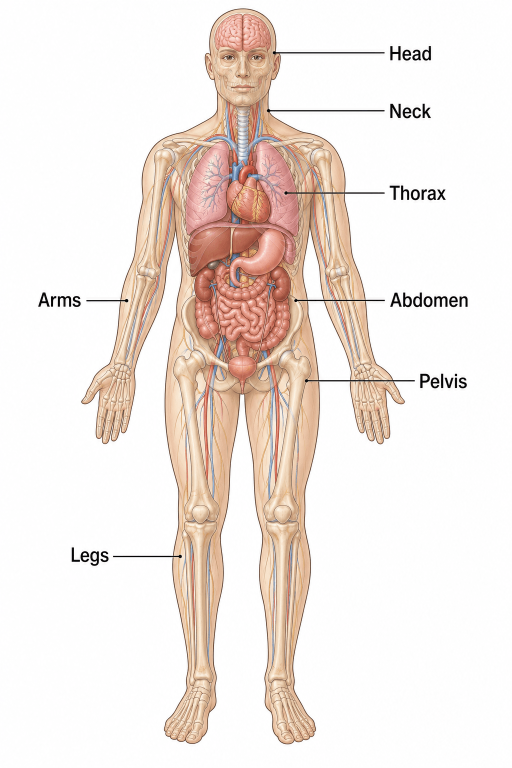
#> input picture anatomi/kroppen/source.png, 1024 x 1536 px (shown at 1/2 size)
$ python clean.py
#> lines starting #> are read from the running program, lines starting #| are printed output that depends on the picture; after the words box and inside, x2 and y2 are one past the last pixel; in counts of white or black regions, pixels touching at a corner belong together
"""Remove the English labels, leader lines and endpoint dots from source.png -> clean.png.

Positions were measured from the image (dark connected components / row profiles of the
thin horizontal leader lines), not guessed. Run: python3 anatomi/kroppen/clean.py
"""
import os
import cv2
import numpy as np

HERE = os.path.dirname(os.path.abspath(__file__))
src = cv2.imread(os.path.join(HERE, 'source.png'), cv2.IMREAD_COLOR)
#> src is the input picture: shape (1536, 1024, 3); mean B, G, R 226.5, 232.1, 241.8
img = src.copy()
H, W = img.shape[:2]
#> H = 1536; W = 1024

# English text boxes (all in the white margin): x0, y0, x1, y1 (inclusive, measured)
TEXT = [
    (781, 92, 862, 120),   # Head
    (781, 208, 862, 236),  # Neck
    (780, 371, 891, 400),  # Thorax
    (77, 585, 160, 614),   # Arms
    (780, 585, 935, 614),  # Abdomen
    (841, 748, 933, 777),  # Pelvis
    (144, 1095, 218, 1124),  # Legs
]

# Leader lines: (x_start, x_end, y_centre, dot_x) — the line is 2-3 px thick, the dot ~6 px wide
LINES = [
    (546, 769, 105.5, 548),   # Head  -> dot at left end
    (534, 769, 221, 536),     # Neck
    (569, 769, 385.5, 571),   # Thorax
    (173, 256, 600.5, 253),   # Arms  -> dot at right end
    (589, 769, 600.5, 591),   # Abdomen
    (610, 830, 761, 612),     # Pelvis (crosses the figure's left hand)
    (226, 364, 1112.5, 360),  # Legs  -> dot at right end
]

PAD = 8  # the labels/lines carry a faint grey halo (~247) a few px wide
for x0, y0, x1, y1 in TEXT:
    img[y0 - PAD:y1 + PAD + 1, x0 - PAD:x1 + PAD + 1] = 255  # pure white margin
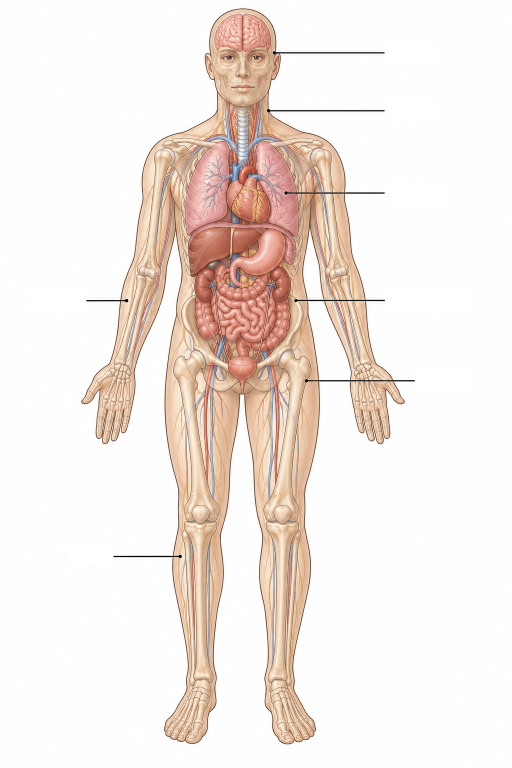
#> img: shape (1536, 1024, 3) (shown at 1/2 size); 2% of pixels changed, all inside (x1, y1, x2, y2) = (69, 84, 944, 1133)

# Mask: each line is 2-3 px of near-black plus 1 px anti-aliasing above/below -> rows
# floor(yc)-2 .. ceil(yc)+2; each endpoint dot is ~6 px across -> disc of radius 5.
mask = np.zeros((H, W), bool)
for xa, xb, yc, dx in LINES:
    ya, yb = int(np.floor(yc)) - 2, int(np.ceil(yc)) + 2
    mask[ya:yb + 1, xa - 1:xb + 3] = True
    yy, xx = np.ogrid[:H, :W]
    mask |= (xx - dx) ** 2 + (yy - yc) ** 2 <= 5.5 ** 2
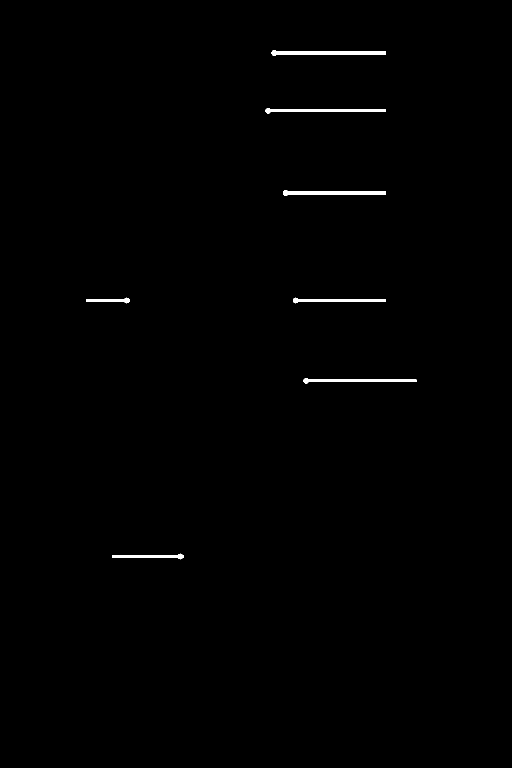
#> mask: shape (1536, 1024) bool (shown at 1/2 size); 0.49% white; 7 white regions, largest, box (x1, y1, x2, y2) and area: (543, 100, 772, 112) 1406, (566, 380, 772, 392) 1268, (531, 216, 772, 227) 1247

# The lines are horizontal and thin, so fill each masked vertical run by linear interpolation
# between the pixel just above and just below it. This keeps vertical structures (bones,
# outlines, vessels) that the line crossed continuous and sharp, unlike a diffusion inpaint.
out = img.astype(np.float32)
for x in np.where(mask.any(axis=0))[0]:
    col = mask[:, x]
    y = 0
    while y < H:
        if not col[y]:
            y += 1
            continue
        y0 = y
        while y < H and col[y]:
            y += 1
        top, bot = out[y0 - 1, x], out[y, x]
        n = y - y0 + 1
        for i in range(y0, y):
            t = (i - y0 + 1) / n
            out[i, x] = top * (1 - t) + bot * t
out = np.clip(out + 0.5, 0, 255).astype(np.uint8)

# Where a figure outline crossed the masked area at a shallow angle, vertical interpolation leaves
# a gap: redraw those short outline pieces (path measured from the dark outline pixels just
# outside the mask) in the outline colour sampled from the intact outline nearby.
OUTLINES = [
    # (polyline points, point near which to sample the outline colour, polygon outside the figure
    #  in which masked pixels are painted white first)
    ([(551, 99), (551, 104), (550, 109)], (551, 95), None),                 # side of head above the ear
    ([(551, 101), (554, 104), (557, 106), (559, 109)], (551, 95),           # top of the ear
     [(552, 95), (566, 95), (566, 112), (560, 112), (557, 106), (554, 104), (552, 101)]),
    ([(536, 216), (536, 221), (538, 224), (540, 226)], (536, 214),          # side of the neck
     [(537, 210), (552, 210), (552, 229), (541, 229), (538, 224), (537, 221)]),
    ([(784.5, 757), (786, 761), (787.5, 765)], (782, 754),                  # thumb outline (left hand)
     [(785, 752), (800, 752), (800, 768), (788, 766), (786, 761)]),
]
for _, _, poly in OUTLINES:
    if poly:
        outside = np.zeros((H, W), np.uint8)
        cv2.fillPoly(outside, [np.array(poly, np.int32)], 1)
        out[(outside > 0) & mask] = 255
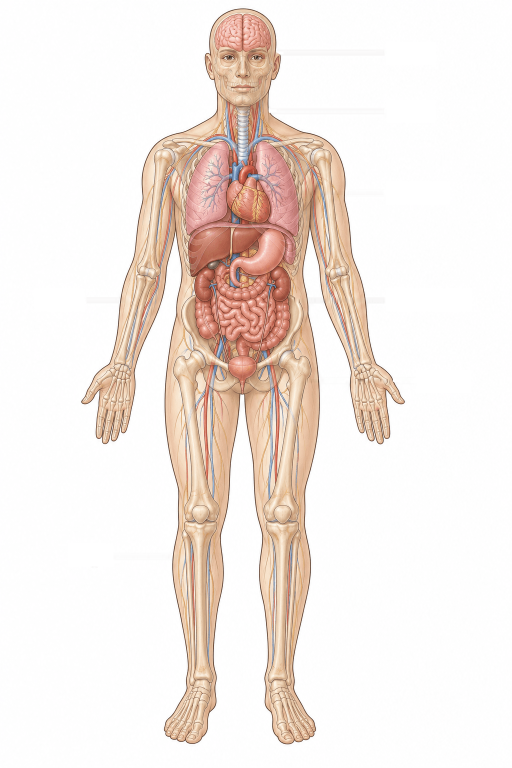
#> out: shape (1536, 1024, 3) (shown at 1/2 size); mean B, G, R 228.1, 233.8, 243.4
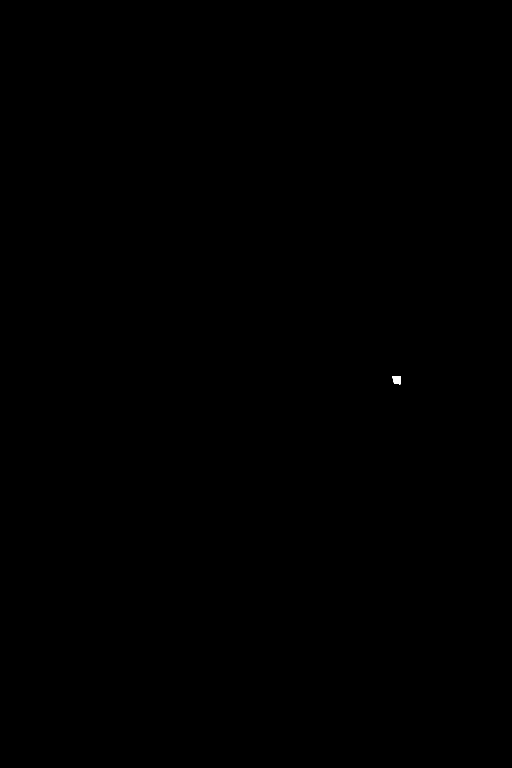
#> outside: shape (1536, 1024) (shown at 1/2 size); values 0 (black) and 1 (white), 0.02% white; 1 white region, box (x1, y1, x2, y2) and area: (785, 752, 801, 769) 236
for pts, (sx, sy), _ in OUTLINES:
    win = src[sy - 3:sy + 4, sx - 3:sx + 4].reshape(-1, 3)
    colour = tuple(int(c) for c in win[win.sum(axis=1).argmin()])  # darkest outline pixel nearby
    pts = np.array(pts, np.float64) * 16  # sub-pixel precision (shift=4)
    cv2.polylines(out, [pts.astype(np.int32)], False, colour, 1, cv2.LINE_AA, shift=4)
#> out: shape (1536, 1024, 3); 0.01% of pixels changed, all inside (x1, y1, x2, y2) = (535, 99, 789, 766)

# Remove the faint grey halo (~247) that runs ~7 px above/below each line in the white margin:
# near-white, unsaturated pixels in a band around the line become pure white. The figure is
# beige/pink (saturated), so it is not affected.
for xa, xb, yc, dx in LINES:
    ya, yb = int(yc) - 10, int(yc) + 11
    band = out[ya:yb, xa - 6:xb + 8].astype(int)
    near_white = (band.min(axis=2) >= 232) & (band.max(axis=2) - band.min(axis=2) <= 8)
    band[near_white] = 255
    out[ya:yb, xa - 6:xb + 8] = band.astype(np.uint8)
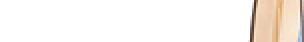
#> band: shape (21, 152, 3) int64 (shown 2 times larger); mean B, G, R 240.5, 244.9, 249.4
#> out: shape (1536, 1024, 3); mean B, G, R 228.2, 233.8, 243.5

# The illustration's paper is slightly off-white (~250-254), which shows as a faint box on the
# pure-white poster. Make the background pure white: near-white, unsaturated pixels that are
# connected to the image border (so never highlights inside the figure).
o = out.astype(int)
near_white = ((o.min(axis=2) >= 238) & (o.max(axis=2) - o.min(axis=2) <= 10)).astype(np.uint8)
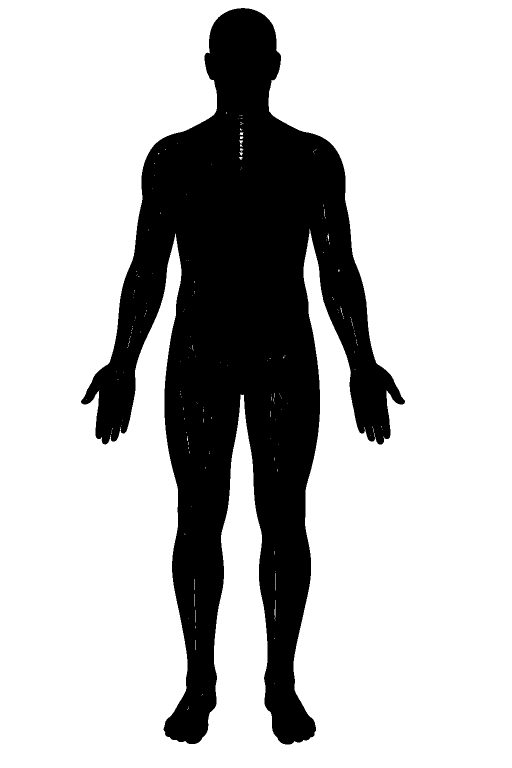
#> near_white: shape (1536, 1024) (shown at 1/2 size); values 0 (black) and 1 (white), 75.1% white; 1 black region, box (x1, y1, x2, y2) and area: (162, 16, 810, 1489) 391951
n, lab = cv2.connectedComponents(near_white, connectivity=4)
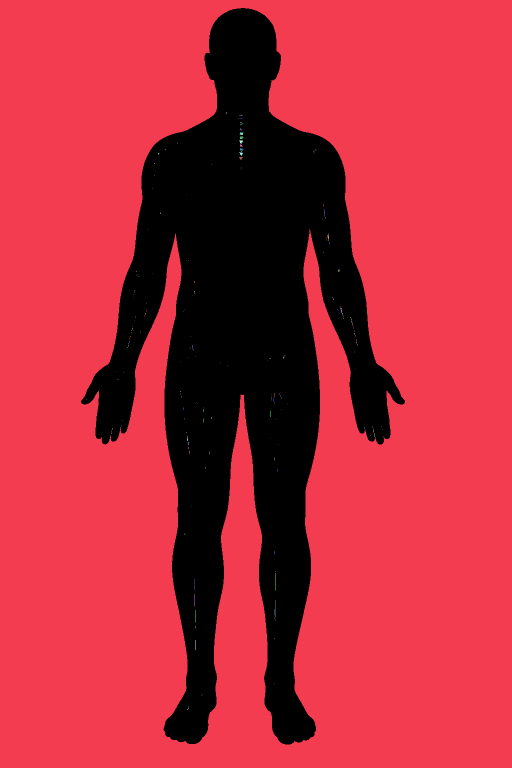
#> lab: shape (1536, 1024) int32 (shown at 1/2 size); 216 distinct labels, from 0 to 215; one colour per label, 0 black
#> n = 216
border = set(np.unique(np.concatenate([lab[0], lab[-1], lab[:, 0], lab[:, -1]]))) - {0}
#> border = 1 item
bg = np.isin(lab, list(border))
#> bg: shape (1536, 1024) bool; 75% white; 1 black region, box (x1, y1, x2, y2) and area: (162, 16, 810, 1489) 392844
out[bg] = 255

cv2.imwrite(os.path.join(HERE, 'clean.png'), out)
print('wrote', os.path.join(HERE, 'clean.png'))
